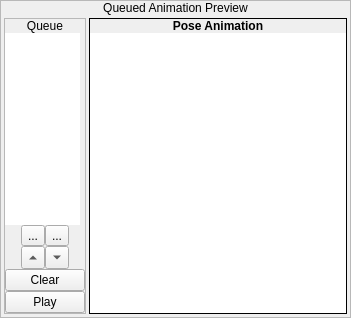
          <widget class="QFrame" name="frame_6">
           <property name="sizePolicy">
            <sizepolicy hsizetype="Preferred" vsizetype="Fixed">
             <horstretch>0</horstretch>
             <verstretch>0</verstretch>
            </sizepolicy>
           </property>
           <property name="frameShape">
            <enum>QFrame::StyledPanel</enum>
           </property>
           <property name="frameShadow">
            <enum>QFrame::Raised</enum>
           </property>
           <layout class="QVBoxLayout" name="verticalLayout_8">
            <property name="spacing">
             <number>0</number>
            </property>
            <property name="margin">
             <number>0</number>
            </property>
            <item>
             <widget class="QLabel" name="label_4">
              <property name="sizePolicy">
               <sizepolicy hsizetype="Preferred" vsizetype="Fixed">
                <horstretch>0</horstretch>
                <verstretch>0</verstretch>
               </sizepolicy>
              </property>
              <property name="text">
               <string>Queued Animation Preview</string>
              </property>
              <property name="alignment">
               <set>Qt::AlignCenter</set>
              </property>
             </widget>
            </item>
            <item>
             <widget class="QWidget" name="widget_13" native="true">
              <layout class="QHBoxLayout" name="horizontalLayout_10">
               <property name="spacing">
                <number>3</number>
               </property>
               <property name="margin">
                <number>3</number>
               </property>
               <item>
                <widget class="QFrame" name="frmQueue">
                 <property name="sizePolicy">
                  <sizepolicy hsizetype="Fixed" vsizetype="Preferred">
                   <horstretch>0</horstretch>
                   <verstretch>0</verstretch>
                  </sizepolicy>
                 </property>
                 <property name="frameShape">
                  <enum>QFrame::StyledPanel</enum>
                 </property>
                 <property name="frameShadow">
                  <enum>QFrame::Raised</enum>
                 </property>
                 <layout class="QVBoxLayout" name="verticalLayout_9">
                  <property name="spacing">
                   <number>0</number>
                  </property>
                  <property name="margin">
                   <number>0</number>
                  </property>
                  <item>
                   <widget class="QLabel" name="label_5">
                    <property name="sizePolicy">
                     <sizepolicy hsizetype="Preferred" vsizetype="Fixed">
                      <horstretch>0</horstretch>
                      <verstretch>0</verstretch>
                     </sizepolicy>
                    </property>
                    <property name="text">
                     <string>Queue</string>
                    </property>
                    <property name="alignment">
                     <set>Qt::AlignCenter</set>
                    </property>
                   </widget>
                  </item>
                  <item>
                   <widget class="QWidget" name="widget_12" native="true">
                    <layout class="QVBoxLayout" name="verticalLayout_10">
                     <property name="spacing">
                      <number>0</number>
                     </property>
                     <property name="margin">
                      <number>0</number>
                     </property>
                     <item>
                      <widget class="QListWidget" name="lwPoseQueue">
                       <property name="sizePolicy">
                        <sizepolicy hsizetype="Fixed" vsizetype="Expanding">
                         <horstretch>0</horstretch>
                         <verstretch>0</verstretch>
                        </sizepolicy>
                       </property>
                       <property name="minimumSize">
                        <size>
                         <width>75</width>
                         <height>0</height>
                        </size>
                       </property>
                       <property name="maximumSize">
                        <size>
                         <width>75</width>
                         <height>16777215</height>
                        </size>
                       </property>
                       <property name="font">
                        <font>
                         <family>Monospace</family>
                        </font>
                       </property>
                       <property name="frameShape">
                        <enum>QFrame::NoFrame</enum>
                       </property>
                       <property name="dragEnabled">
                        <bool>true</bool>
                       </property>
                       <property name="dragDropMode">
                        <enum>QAbstractItemView::InternalMove</enum>
                       </property>
                      </widget>
                     </item>
                     <item>
                      <widget class="QWidget" name="widget_16" native="true">
                       <layout class="QHBoxLayout" name="horizontalLayout_11">
                        <property name="spacing">
                         <number>0</number>
                        </property>
                        <property name="margin">
                         <number>0</number>
                        </property>
                        <item>
                         <widget class="QWidget" name="widget_18" native="true"/>
                        </item>
                        <item>
                         <widget class="QToolButton" name="bRemovePose">
                          <property name="toolTip">
                           <string>Remove Selected Pose From Queue</string>
                          </property>
                          <property name="text">
                           <string>...</string>
                          </property>
                          <property name="icon">
                           <iconset resource="gui_icons.qrc">
                            <normaloff>:/icons/minus.png</normaloff>:/icons/minus.png</iconset>
                          </property>
                         </widget>
                        </item>
                        <item>
                         <widget class="QToolButton" name="bAddPose">
                          <property name="toolTip">
                           <string>Add Selected Pose To Queue</string>
                          </property>
                          <property name="text">
                           <string>...</string>
                          </property>
                          <property name="icon">
                           <iconset resource="gui_icons.qrc">
                            <normaloff>:/icons/plus.png</normaloff>:/icons/plus.png</iconset>
                          </property>
                         </widget>
                        </item>
                        <item>
                         <widget class="QWidget" name="widget_17" native="true"/>
                        </item>
                       </layout>
                      </widget>
                     </item>
                     <item>
                      <widget class="QWidget" name="widget_15" native="true">
                       <layout class="QHBoxLayout" name="horizontalLayout_8">
                        <property name="spacing">
                         <number>0</number>
                        </property>
                        <property name="margin">
                         <number>0</number>
                        </property>
                       </layout>
                      </widget>
                     </item>
                     <item>
                      <widget class="QWidget" name="widget_14" native="true">
                       <layout class="QHBoxLayout" name="horizontalLayout_9">
                        <property name="spacing">
                         <number>0</number>
                        </property>
                        <property name="margin">
                         <number>0</number>
                        </property>
                        <item>
                         <widget class="QWidget" name="widget_19" native="true"/>
                        </item>
                        <item>
                         <widget class="QToolButton" name="bMovePoseUp">
                          <property name="arrowType">
                           <enum>Qt::UpArrow</enum>
                          </property>
                         </widget>
                        </item>
                        <item>
                         <widget class="QToolButton" name="bMovePoseDown">
                          <property name="arrowType">
                           <enum>Qt::DownArrow</enum>
                          </property>
                         </widget>
                        </item>
                        <item>
                         <widget class="QWidget" name="widget_20" native="true"/>
                        </item>
                       </layout>
                      </widget>
                     </item>
                     <item>
                      <widget class="QPushButton" name="bClearQueue">
                       <property name="text">
                        <string>Clear</string>
                       </property>
                      </widget>
                     </item>
                     <item>
                      <widget class="QPushButton" name="bPlay">
                       <property name="text">
                        <string>Play</string>
                       </property>
                      </widget>
                     </item>
                    </layout>
                   </widget>
                  </item>
                 </layout>
                </widget>
               </item>
               <item>
                <widget class="QFrame" name="frmSpriteAnimation_2">
                 <property name="frameShape">
                  <enum>QFrame::Box</enum>
                 </property>
                 <property name="frameShadow">
                  <enum>QFrame::Plain</enum>
                 </property>
                 <layout class="QVBoxLayout" name="verticalLayout_293">
                  <property name="spacing">
                   <number>0</number>
                  </property>
                  <property name="margin">
                   <number>0</number>
                  </property>
                  <item>
                   <widget class="QLabel" name="label_218">
                    <property name="sizePolicy">
                     <sizepolicy hsizetype="Preferred" vsizetype="Fixed">
                      <horstretch>0</horstretch>
                      <verstretch>0</verstretch>
                     </sizepolicy>
                    </property>
                    <property name="font">
                     <font>
                      <weight>75</weight>
                      <bold>true</bold>
                     </font>
                    </property>
                    <property name="text">
                     <string>Pose Animation</string>
                    </property>
                    <property name="alignment">
                     <set>Qt::AlignCenter</set>
                    </property>
                   </widget>
                  </item>
                  <item>
                   <widget class="QWidget" name="widget_178" native="true">
                    <layout class="QVBoxLayout" name="verticalLayout_11">
                     <property name="spacing">
                      <number>0</number>
                     </property>
                     <property name="margin">
                      <number>0</number>
                     </property>
                     <item>
                      <widget class="ImageView" name="gvQueuePreview">
                       <property name="sizePolicy">
                        <sizepolicy hsizetype="Expanding" vsizetype="Expanding">
                         <horstretch>0</horstretch>
                         <verstretch>0</verstretch>
                        </sizepolicy>
                       </property>
                       <property name="frameShape">
                        <enum>QFrame::NoFrame</enum>
                       </property>
                       <property name="verticalScrollBarPolicy">
                        <enum>Qt::ScrollBarAlwaysOff</enum>
                       </property>
                       <property name="horizontalScrollBarPolicy">
                        <enum>Qt::ScrollBarAlwaysOff</enum>
                       </property>
                      </widget>
                     </item>
                    </layout>
                   </widget>
                  </item>
                 </layout>
                </widget>
               </item>
              </layout>
             </widget>
            </item>
           </layout>
          </widget>
